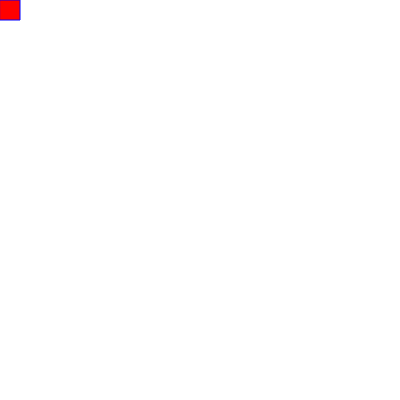
Frame 1 (no input)
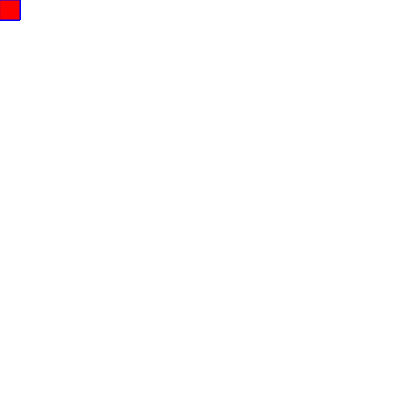
Frame 60 (no input)
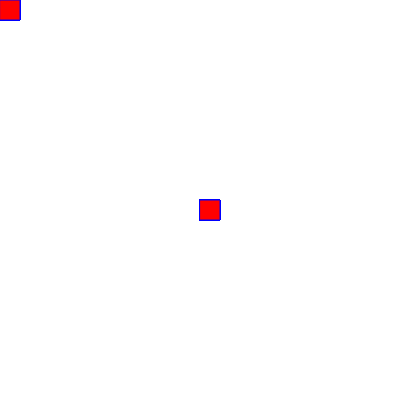
Frame 120 (the mouse pressed at the canvas centre since frame 60)

The p5.js sketch that drew these frames (run headless with seeded random() and noise() and a simulated clock; from frame 60 on, the mouse is pressed at the canvas centre):

// p5.js sketch
// ── sketch.js
function setup() {
    createCanvas(400, 400);
    background("white");
  }
  
  function draw()  {
    stroke ("blue");
    fill ("red");
    
    
    if(mouseIsPressed);
    rect(mouseX, mouseY, 20, 20); 
    }
  
